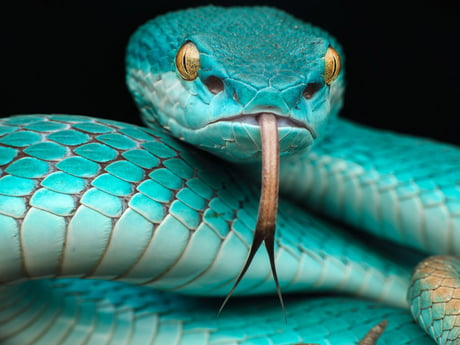
#> input picture yilan.jpg, 460 x 345 px
$ python Hafta-6-renkUzaylari.py
#> lines starting #> are read from the running program, lines starting #| are printed output that depends on the picture
import cv2
from matplotlib import pyplot, pyplot as plt

imgOrijinal = cv2.imread("yilan.jpg")
#> imgOrijinal is the input picture: shape (345, 460, 3); mean B, G, R 106.3, 111.1, 47.5

imgGray = cv2.cvtColor(imgOrijinal, cv2.COLOR_BGR2GRAY)
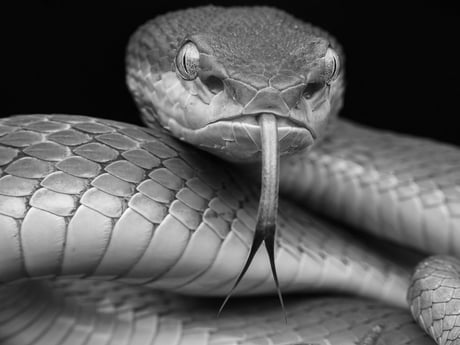
#> imgGray: shape (345, 460); min 0, max 252, mean 91.5
imgHSV = cv2.cvtColor(imgOrijinal, cv2.COLOR_BGR2HSV)
#> imgHSV: shape (345, 460, 3); mean H, S, V 83.2, 144.1, 112.8

# cv2.imshow("EKRAN-1", imgOrijinal)
# cv2.imshow("EKRAN-2", imgGray)
# cv2.imshow("EKRAN-3", imgHSV)
cv2.waitKey(0)
cv2.destroyAllWindows()

# Hafta-7 dakika 25
plt.subplot(131), plt.imshow(imgOrijinal, cmap='gray'), plt.title("Orijinal"), plt.xticks([]), plt.yticks([])
plt.subplot(132), plt.imshow(imgGray, cmap='gray'), plt.title("Gray")
plt.subplot(133), plt.imshow(imgHSV, cmap='gray'), plt.title("HSV")
plt.show()
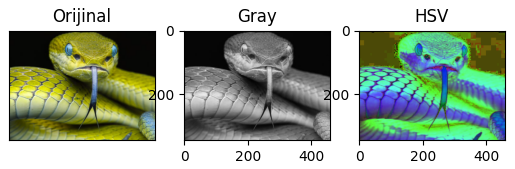
#> figure drawn by matplotlib, 3 panels; B, G, R data is drawn as R, G, B

$ run again, with beyinTumoru.jpg copied over yilan.jpg
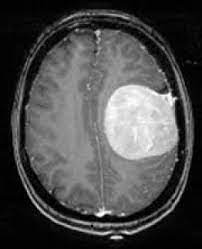
#> input picture beyinTumoru.jpg, 202 x 249 px
#> imgOrijinal is the input picture: shape (249, 202, 3); min 0, max 255, mean 75.9
#> imgHSV: shape (249, 202, 3); mean H, S, V 0, 0, 75.9
#> `plt.show()`:
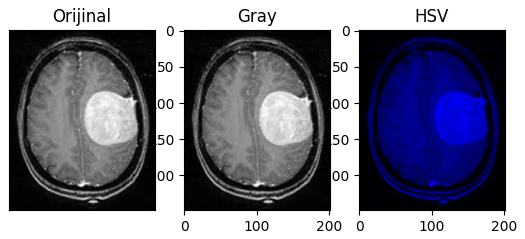
#> figure drawn by matplotlib, 3 panels
